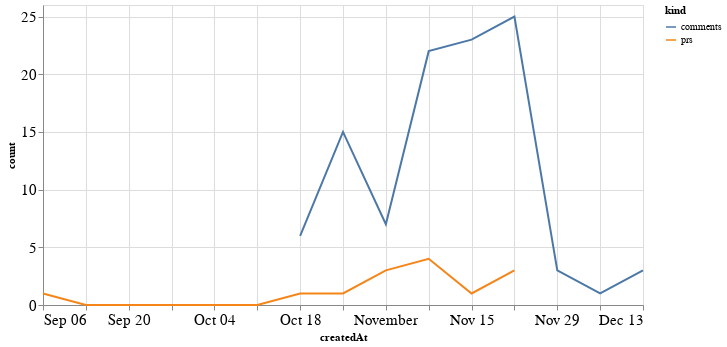

Notebook source saved alongside this figure:
### Code cell
alt.Chart(total_time, width=600).mark_line().encode(
    x='createdAt',
    y='count',
    color='kind'
)

### Figure 1 — Vega-Lite specification as saved in the notebook (floating-point values rounded to 4 significant figures)
{"config": {"axisLeft": {"labelFontSize": 15}, "axisBottom": {"labelFontSize": 15}}, "data": {"name": "data-97d44b0a7b6a22274af70ddf08863b0d"}, "mark": "line", "encoding": {"color": {"type": "nominal", "field": "kind"}, "x": {"type": "temporal", "field": "createdAt"}, "y": {"type": "quantitative", "field": "count"}}, "width": 600, "$schema": "https://vega.github.io/schema/vega-lite/v4.8.1.json", "datasets": {"data-97d44b0a7b6a22274af70ddf08863b0d": [{"createdAt": "2020-09-06T00:00:00", "kind": "prs", "count": 1.0}, {"createdAt": "2020-09-13T00:00:00", "kind": "prs", "count": 0.0}, {"createdAt": "2020-09-20T00:00:00", "kind": "prs", "count": 0.0}, {"createdAt": "2020-09-27T00:00:00", "kind": "prs", "count": 0.0}, {"createdAt": "2020-10-04T00:00:00", "kind": "prs", "count": 0.0}, {"createdAt": "2020-10-11T00:00:00", "kind": "prs", "count": 0.0}, {"createdAt": "2020-10-18T00:00:00", "kind": "prs", "count": 1.0}, {"createdAt": "2020-10-25T00:00:00", "kind": "prs", "count": 1.0}, {"createdAt": "2020-11-01T00:00:00", "kind": "prs", "count": 3.0}, {"createdAt": "2020-11-08T00:00:00", "kind": "prs", "count": 4.0}, {"createdAt": "2020-11-15T00:00:00", "kind": "prs", "count": 1.0}, {"createdAt": "2020-11-22T00:00:00", "kind": "prs", "count": 3.0}, {"createdAt": "2020-11-29T00:00:00", "kind": "prs", "count": null}, {"createdAt": "2020-12-06T00:00:00", "kind": "prs", "count": null}, {"createdAt": "2020-12-13T00:00:00", "kind": "prs", "count": null}, {"createdAt": "2020-09-06T00:00:00", "kind": "comments", "count": null}, {"createdAt": "2020-09-13T00:00:00", "kind": "comments", "count": null}, {"createdAt": "2020-09-20T00:00:00", "kind": "comments", "count": null}, {"createdAt": "2020-09-27T00:00:00", "kind": "comments", "count": null}, {"createdAt": "2020-10-04T00:00:00", "kind": "comments", "count": null}, {"createdAt": "2020-10-11T00:00:00", "kind": "comments", "count": null}, {"createdAt": "2020-10-18T00:00:00", "kind": "comments", "count": 6.0}, {"createdAt": "2020-10-25T00:00:00", "kind": "comments", "count": 15.0}, {"createdAt": "2020-11-01T00:00:00", "kind": "comments", "count": 7.0}, {"createdAt": "2020-11-08T00:00:00", "kind": "comments", "count": 22.0}, {"createdAt": "2020-11-15T00:00:00", "kind": "comments", "count": 23.0}, {"createdAt": "2020-11-22T00:00:00", "kind": "comments", "count": 25.0}, {"createdAt": "2020-11-29T00:00:00", "kind": "comments", "count": 3.0}, {"createdAt": "2020-12-06T00:00:00", "kind": "comments", "count": 1.0}, {"createdAt": "2020-12-13T00:00:00", "kind": "comments", "count": 3.0}]}}
